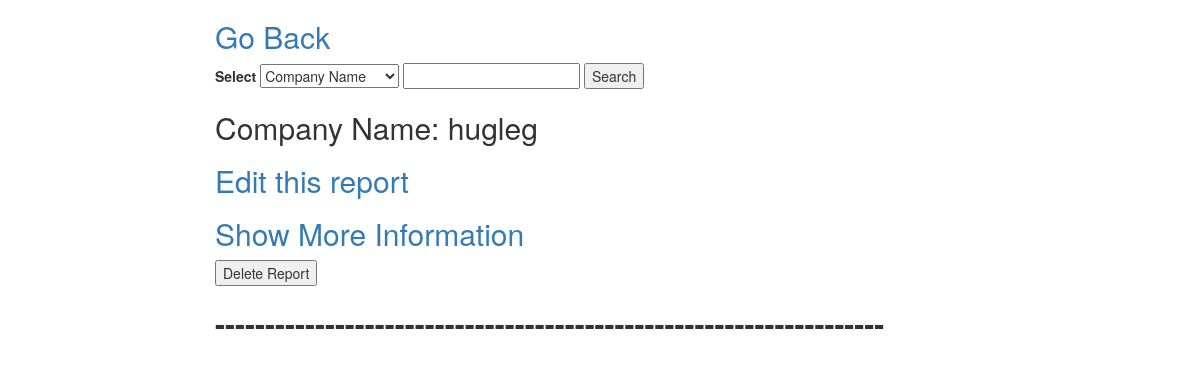
Page /catalog/viewallreport/ (signed in) on the earlier database version.
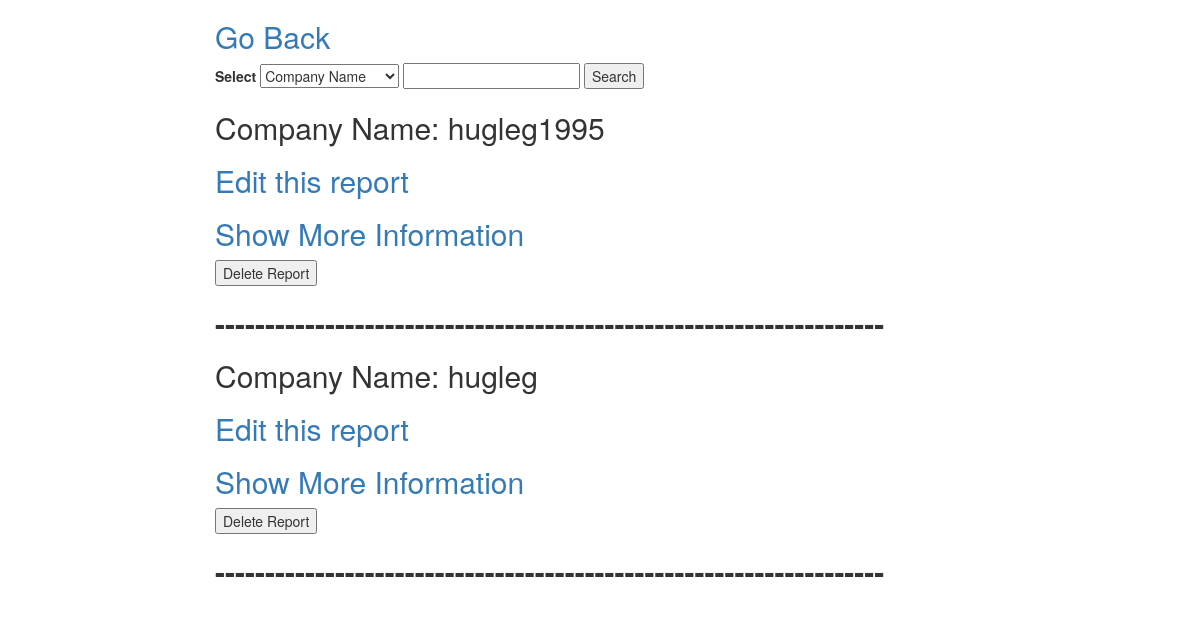
Same page on the later database version.
### catalog/models.py (models this page shows)
class Report(models.Model):
    report_no = models.AutoField(primary_key=True)
    current_projects = models.CharField(default= "No current Projects",max_length= 1000, help_text="Projects")
    company = models.CharField(max_length=30, help_text="Company name")
    funding_goal = models.CharField(max_length=20, help_text="Funding goal", default="10,000")
    phone = models.CharField(max_length=20, help_text="Company phone number")
    location = models.CharField(max_length=20, help_text="Company location")
    country = models.CharField(max_length=30,help_text="Company country")
    sector = models.CharField(max_length=30, help_text="Company sector")
    industry = models.CharField(max_length=30, help_text="Company industry")
    description=models.CharField(default="No description yet",max_length=3000,help_text="Project description")
    timestamp = models.DateTimeField(default = timezone.now)
    is_private = models.BooleanField(default = False)
    files = models.ForeignKey(file, null=True, blank=True)
    is_favorite=models.BooleanField(default=False)
    favorite_count=models.IntegerField(default=0)
    average_rate=models.FloatField(default=0)

### catalog/views.py (the view)
# urls.py: url(r'^viewallreport/(?P<pk>[0-9]+)/$', views.edit_report, name='edit_report'),
@login_required(login_url = 'login')
def viewallreport(request):
    search_key = request.POST.get('myList')
    search_val = request.POST.get('search_val')
    if request.method == 'POST' and "delete-report" in request.POST:
        print("delete-report" in request.POST)
        reportpk= request.POST.get("report_id")
        print(reportpk)
        report = Report.objects.get(pk=reportpk)
        report.delete()
        return render(
                 request,
                 'delete_report.html'
              )
    else:
        if search_val is None:
           report_list=Report.objects.all()
        else:
           options = {}
           options[search_key] = search_val
           report_list=Report.objects.filter(**options)
        return render(request,'view_all_report.html',{
        "report_list":report_list})

### catalog/templates/view_all_report.html (shortened to what this page needs)
{% extends "base_generic.html" %}
{% block content %}
<h2><a href={% url 'gohome' %}>Go Back</a></h2>
<form method = "POST" action ="." class = "form-group">{% csrf_token %}
        <label>Select</label>
             <select id = "myList" name="myList">
               <option value = "company">Company Name</option>
             </select>
		<input type="Text" class = "submit" name = "search_val" />
        <input type="submit" class = "submit" value="Search" name = "viewallreport" />
        </form>
{% for report in report_list reversed %}
<h2>
Company Name: {{report.company}}
</h2>
<h2>
    <a href={% url 'edit_report' report.pk %}>Edit this report</a>
</h2>
<h2>
  <a href={% url 'viewreport' report.pk %}>Show More Information</a>
</h2>
<form method = "POST" action ="." class = "form-group">{% csrf_token %}
  <input type="submit" value="Delete Report" id="report.pk" name="delete-report" />
</form>
<h2><b>-------------------------------------------------------------------</b></h2>
{% endfor %}
{% endblock %}

Differences in the rows shown:
added Report: company "hugleg1995"
